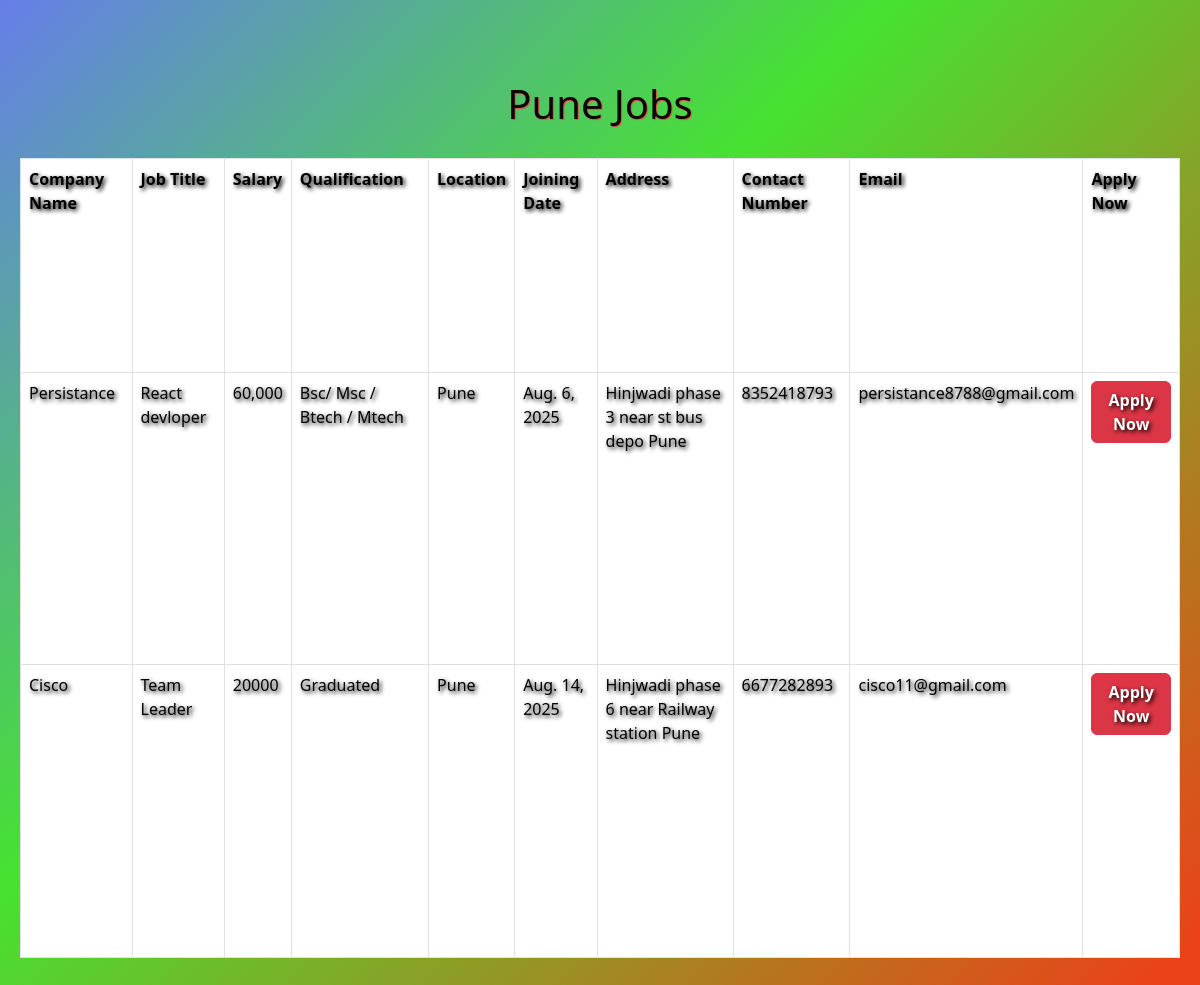
The page /pune/ on the database its author committed.
### jobapp/models.py (models this page shows)
class puneJobs(models.Model):
    companyName = models.CharField(max_length=100)
    jobTitle = models.CharField()
    salary = models.CharField()
    qualification = models.CharField()
    location = models.CharField()
    joiningDate = models.DateField()
    address = models.CharField()
    contactNumber = models.CharField()
    email = models.CharField()
    applyNow = models.CharField()

### jobapp/views.py (the view)
# urls.py: path("pune/", views.puneJobsList),
def puneJobsList(request):
    puneJobsView = puneJobs.objects.all()
    return render(request, 'puneJobs.html', {'puneJobsView': puneJobsView})

### templates/puneJobs.html (shortened to what this page needs)
<!DOCTYPE html>
{% load static %}
<html lang="en">
  <head>
    <link
      href="https://cdn.jsdelivr.net/npm/bootstrap@5.3.7/dist/css/bootstrap.min.css"
      rel="stylesheet"
    />
    <link rel="stylesheet" href="{% static 'css/style.css' %}" />
  </head>
  <body
    class="puneJobs"
    style="
      background: linear-gradient(135deg, #667eea 0%, #46e231 40%, #eb4218 96%);
      background-attachment: fixed;
      margin: 0;
      min-height: 100vh;
    "
  >
    <h1
      style="
        font-size: 2.5rem;
        text-align: center;
        color: rgb(7, 7, 7);
        margin-bottom: 30px;
        margin-top: 30px;
        text-shadow: 1px 1px 1px rgb(234, 74, 74);
      "
    >
      Pune Jobs
    </h1>
    <table class="table table-bordered" style="min-height: 100vh">
      <tr>
        <th>Company Name</th>
        <th>Job Title</th>
        <th>Salary</th>
        <th>Qualification</th>
        <th>Location</th>
        <th>Joining Date</th>
        <th>Address</th>
        <th>Contact Number</th>
        <th>Email</th>
        <th>Apply Now</th>
      </tr>
      {% for job in puneJobsView %}
      <tr>
        <td>{{ job.companyName }}</td>
        <td>{{ job.jobTitle }}</td>
        <td>{{ job.salary }}</td>
        <td>{{ job.qualification }}</td>
        <td>{{ job.location }}</td>
        <td>{{ job.joiningDate }}</td>
        <td>{{ job.address }}</td>
        <td>{{ job.contactNumber }}</td>
        <td>{{ job.email }}</td>
        <td>
          <a
            href="/applybtn"
            class="btn btn-danger"
            style="text-decoration: none; color: white; font-weight: bold"
          >
            Apply Now
          </a>
        </td>
      </tr>
      {% endfor %}
    </table>
  </body>
</html>

### static/css/style.css (style rules this page uses)
* { margin: 0; padding: 0; box-sizing: border-box; }
.mumbaiJobs , .puneJobs, .bangloreJobs, .delhiJobs { background-size: cover; background-position: center; background-repeat: no-repeat; background-attachment: fixed; min-height: 100vh; padding: 50px 20px; color: #ffffff; text-shadow: 2px 2px 4px #000000; }
h1, h2, h3, p { max-width: 800px; margin: 10px auto; }

### rows shown on the page
puneJobs: companyName "Persistance", jobTitle "React devloper", salary "60,000", qualification "Bsc/ Msc / Btech / Mtech", location "Pune", joiningDate "Aug. 6, 2025", address "Hinjwadi phase 3 near st bus depo Pune", contactNumber "8352418793", email "persistance8788@gmail.com"
puneJobs: companyName "Cisco", jobTitle "Team Leader", salary "20000", qualification "Graduated", location "Pune", joiningDate "Aug. 14, 2025", address "Hinjwadi phase 6 near Railway station Pune", contactNumber "6677282893", email "cisco11@gmail.com"
